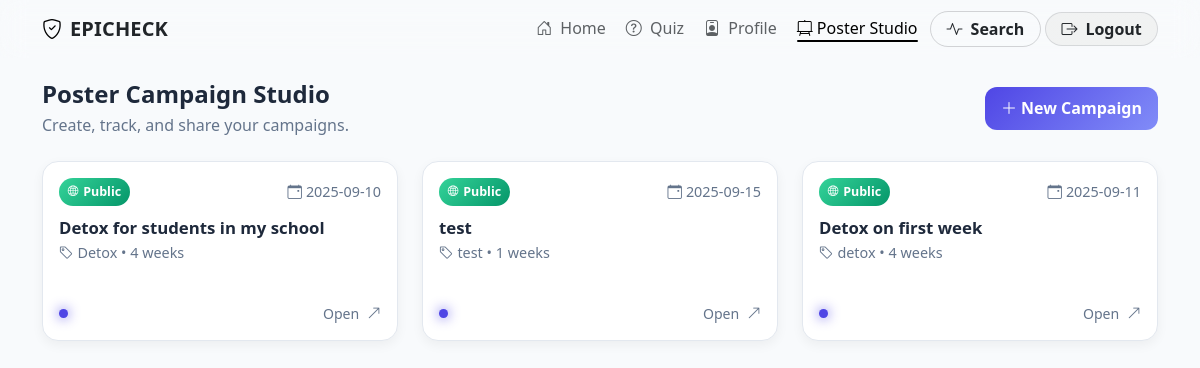
The app's page /studio (signed in) with its own data.
### tables this page shows
CREATE TABLE poster_campaigns (
            id         INTEGER PRIMARY KEY AUTOINCREMENT,
            user_id    INTEGER NOT NULL,
            title      TEXT NOT NULL,
            topic      TEXT NOT NULL,
            audience   TEXT NOT NULL,  -- 'school_club' | 'public'
            visibility TEXT NOT NULL,  -- 'private' | 'public'
            starts_on  TEXT NOT NULL,
            weeks      INTEGER NOT NULL DEFAULT 4,
            slug       TEXT NOT NULL UNIQUE,
            created_at TEXT NOT NULL,
            FOREIGN KEY (user_id) REFERENCES users(id) ON DELETE CASCADE
        );

### app.py (the view)
@app.route("/studio")
@login_required
def studio_home():
    if not g.user:
        return redirect(url_for("login", next=request.path))
    db = get_db()
    rows = db.execute(
        "SELECT id, title, topic, audience, visibility, slug, starts_on, weeks, created_at "
        "FROM poster_campaigns WHERE user_id=? ORDER BY id DESC",
        (g.user["id"],)
    ).fetchall()
    return render_template("studio/index.html", rows=[dict(r) for r in rows])

### app.py (called while the page is built)
def get_db():
    if "db" not in g:
        g.db = sqlite3.connect(DB_PATH, detect_types=sqlite3.PARSE_DECLTYPES)
        g.db.row_factory = sqlite3.Row
    return g.db

@app.before_request
def load_current_user():
    uid = session.get("user_id")
    if uid:
        g.user = get_db().execute("SELECT * FROM users WHERE id = ?", (uid,)).fetchone()
    else:
        g.user = None

@app.context_processor
def inject_user():
    return {"current_user": g.user}

def login_required(fn):
    @wraps(fn)
    def wrapper(*args, **kwargs):
        if not g.user:
            return redirect(url_for("login", next=request.path))
        return fn(*args, **kwargs)
    return wrapper

### templates/studio/index.html (shortened to what this page needs)
{% extends "nav.html" %}
{% block content %}
<section class="container py-4">
  <div class="d-flex flex-wrap align-items-center justify-content-between gap-3 mb-4">
    <div>
      <h1 class="h4 mb-1 fw-bold">Poster Campaign Studio</h1>
      <p class="text-muted mb-0">Create, track, and share your campaigns.</p>
    </div>
    <a class="btn-new" href="{{ url_for('studio_new') }}">
      <i class="bi bi-plus-lg me-1"></i> New Campaign
    </a>
  </div>
  {% if rows and rows|length > 0 %}
    <div class="row g-3 g-md-4">
      {% for c in rows %}
      <div class="col-12 col-sm-6 col-xl-4">
        <a class="card-link" href="{{ url_for('studio_view', campaign_id=c.id) }}">
          <article class="pc-card">
            <header class="pc-card-top">
              <span class="chip {{ 'chip-public' if c.visibility=='public' else 'chip-private' }}">
                <i class="bi {{ 'bi-globe2' if c.visibility=='public' else 'bi-shield-lock' }}"></i>
                {{ c.visibility|capitalize }}
              </span>
              <span class="meta"><i class="bi bi-calendar-event me-1"></i>{{ c.starts_on }}</span>
            </header>
            <h2 class="pc-title">{{ c.title }}</h2>
            <p class="pc-sub">
              <i class="bi bi-tag me-1"></i>{{ c.topic }} • {{ c.weeks }} weeks
            </p>
            <footer class="pc-card-btm">
              <span class="pulse"></span>
              <span class="open">Open <i class="bi bi-arrow-up-right ms-1"></i></span>
            </footer>
          </article>
        </a>
      </div>
      {% endfor %}
    </div>
  {% endif %}
</section>
{% endblock %}

### templates/nav.html (style rules this page uses)
:root { --nav-glass-bg: color-mix(in srgb, var(--bs-body-bg) 65%, transparent); --nav-border: color-mix(in srgb, var(--bs-body-color) 12%, transparent); --link-muted: color-mix(in srgb, var(--bs-body-color) 72%, transparent); }

### templates/studio/index.html (style rules this page uses)
:root { --surface: #f8fafc; --card: #ffffff; --card-border: #e3e8ef; --ink: #1e293b; --muted: #64748b; --accent: #4f46e5; --accent-light: #818cf8; --chip-public-a: #34d399; --chip-public-b: #059669; --chip-private-a: #c084fc; --chip-private-b: #7c3aed; }
body { background: var(--surface); color: var(--ink); }
.text-muted { color: var(--muted) !important; }
.btn-new { background: linear-gradient(135deg, var(--accent), var(--accent-light)); color: #fff; border: 0; border-radius: .75rem; padding: .6rem 1rem; font-weight: 600; display: inline-flex; align-items: center; text-decoration: none; transition: transform .15s ease, filter .15s ease; }
.card-link { text-decoration: none; }
.pc-card { background: var(--card); border: 1px solid var(--card-border); border-radius: 1rem; padding: 1rem; min-height: 180px; display: flex; flex-direction: column; box-shadow: 0 .25rem .75rem rgba(0,0,0,.05); transition: transform .18s ease, box-shadow .18s ease, border-color .18s ease; }
.pc-card-top { display: flex; justify-content: space-between; align-items: center; margin-bottom: .5rem; }
.meta { color: var(--muted); font-size: .9rem; }
.pc-title { font-size: 1.05rem; font-weight: 700; color: var(--ink); margin: .25rem 0; display: -webkit-box; -webkit-line-clamp: 2; -webkit-box-orient: vertical; overflow: hidden; }
.pc-sub { color: var(--muted); font-size: .9rem; margin: 0 0 .5rem; }
.pc-card-btm { margin-top: auto; display: flex; justify-content: space-between; align-items: center; }
.pulse { width: .55rem; height: .55rem; border-radius: 50%; background: var(--accent); box-shadow: 0 0 .65rem .15rem rgba(79,70,229,.4); }
.open { color: var(--muted); font-size: .88rem; }
.chip { display: inline-flex; align-items: center; gap: .3rem; font-weight: 600; font-size: .78rem; padding: .3rem .55rem; border-radius: 999px; color: #fff; }
.chip-public { background: linear-gradient(135deg, var(--chip-public-a), var(--chip-public-b)); }
.chip i { font-size: .85em; }

### records on screen
poster_campaigns: visibility "Public", starts_on "2025-09-10", title "Detox for students in my school", topic "Detox", weeks "4"
poster_campaigns: visibility "Public", starts_on "2025-09-15", title "test", topic "test", weeks "1"
poster_campaigns: visibility "Public", starts_on "2025-09-11", title "Detox on first week", topic "detox", weeks "4"
